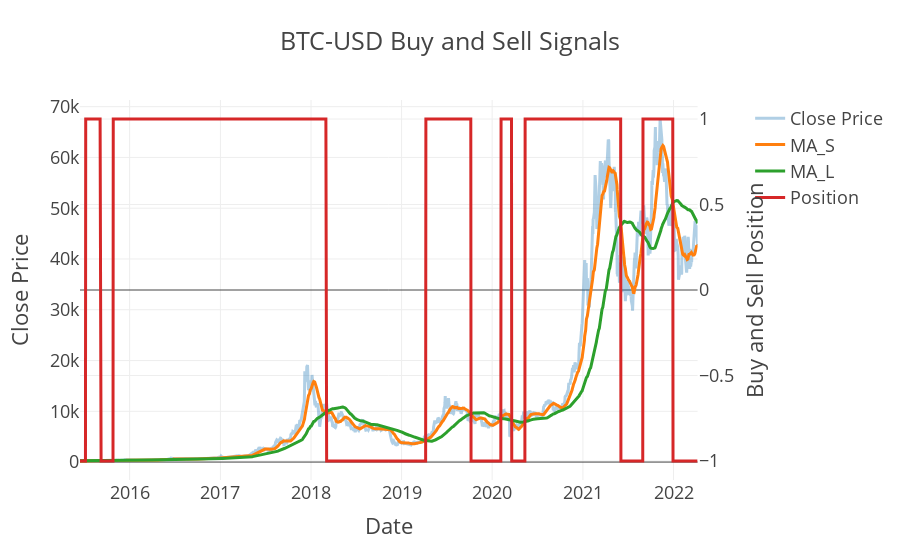

The notebook cell this image was saved under:
### Code cell
opti_btc.plot_buys_and_sells()

### Figure 1 — Plotly figure (JSON) as saved in the notebook; plotly's stock layout.template omitted (floating-point values rounded to 4 significant figures; data arrays with more than 128 entries replaced by an {"elided": "..."} marker saying what was removed)
{"data": [{"name": "Close Price", "opacity": 0.35, "type": "scatter", "x": {"elided": "1719 str values"}, "xaxis": "x", "y": {"elided": "1719 float values"}, "yaxis": "y"}, {"name": "MA_S", "type": "scatter", "x": {"elided": "1719 str values"}, "xaxis": "x", "y": {"elided": "1719 float values"}, "yaxis": "y"}, {"name": "MA_L", "type": "scatter", "x": {"elided": "1719 str values"}, "xaxis": "x", "y": {"elided": "1719 float values"}, "yaxis": "y"}, {"name": "Position", "type": "scatter", "x": {"elided": "1719 str values"}, "xaxis": "x", "y": {"elided": "1719 int values"}, "yaxis": "y2"}], "layout": {"title": {"text": "BTC-USD Buy and Sell Signals"}, "xaxis": {"anchor": "y", "domain": [0, 0.94], "title": {"text": "Date"}}, "yaxis": {"anchor": "x", "domain": [0, 1], "title": {"text": "Close Price"}}, "yaxis2": {"anchor": "x", "overlaying": "y", "side": "right", "title": {"text": "Buy and Sell Position"}}}}
